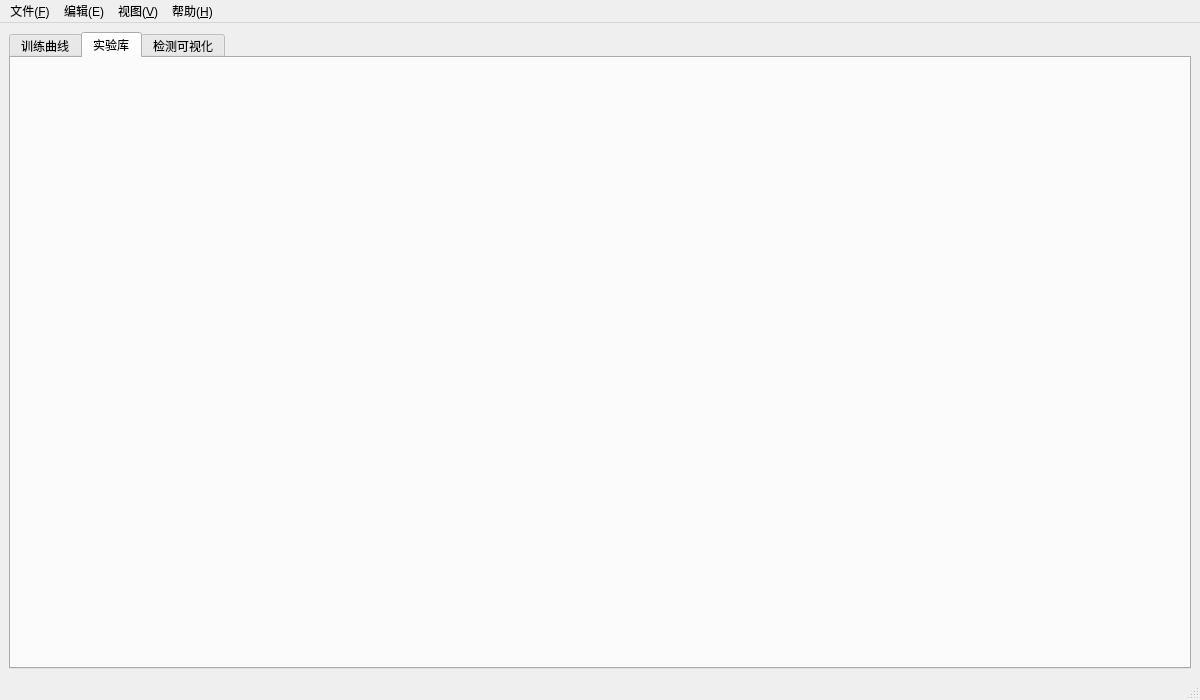
<?xml version="1.0" encoding="UTF-8"?>
<ui version="4.0">
 <class>MainWindow</class>
 <widget class="QMainWindow" name="MainWindow">
  <property name="geometry">
   <rect>
    <x>0</x>
    <y>0</y>
    <width>1200</width>
    <height>700</height>
   </rect>
  </property>
  <property name="windowTitle">
   <string>CSV Result Analyzer</string>
  </property>
  <widget class="QWidget" name="centralwidget">
   <layout class="QVBoxLayout" name="verticalLayout_2">
    <item>
     <widget class="QTabWidget" name="tabWidget">
      <property name="currentIndex">
       <number>1</number>
      </property>
      <widget class="QWidget" name="tabCsvAnalyze">
       <attribute name="title">
        <string>训练曲线</string>
       </attribute>
      </widget>
      <widget class="QWidget" name="tabExperimentLibrary">
       <attribute name="title">
        <string>实验库</string>
       </attribute>
      </widget>
      <widget class="QWidget" name="tabDetection">
       <attribute name="title">
        <string>检测可视化</string>
       </attribute>
      </widget>
     </widget>
    </item>
   </layout>
  </widget>
  <widget class="QMenuBar" name="menubar">
   <property name="geometry">
    <rect>
     <x>0</x>
     <y>0</y>
     <width>1200</width>
     <height>22</height>
    </rect>
   </property>
   <widget class="QMenu" name="menu_F">
    <property name="title">
     <string>文件(&amp;F)</string>
    </property>
    <addaction name="actionOpen"/>
    <addaction name="actionOpenDir"/>
    <addaction name="actionExport"/>
    <addaction name="action_Q"/>
   </widget>
   <widget class="QMenu" name="menu_V">
    <property name="title">
     <string>编辑(E)</string>
    </property>
    <addaction name="action_Clear_Plot"/>
    <addaction name="action_Remove_All_Files"/>
    <addaction name="action_Delete_CSV"/>
   </widget>
   <widget class="QMenu" name="menu_V_2">
    <property name="title">
     <string>视图(&amp;V)</string>
    </property>
    <addaction name="action_Toggle_File_Tree"/>
    <addaction name="action_Toggle_Data_Table"/>
    <addaction name="action_Toggle_Properties"/>
   </widget>
   <widget class="QMenu" name="menu_H">
    <property name="title">
     <string>帮助(&amp;H)</string>
    </property>
    <addaction name="action_Documentation"/>
    <addaction name="action_About"/>
   </widget>
   <addaction name="menu_F"/>
   <addaction name="menu_V"/>
   <addaction name="menu_V_2"/>
   <addaction name="menu_H"/>
  </widget>
  <widget class="QStatusBar" name="statusbar"/>
  <action name="actionOpen">
   <property name="text">
    <string>打开(O)</string>
   </property>
   <property name="shortcut">
    <string>Ctrl+O</string>
   </property>
  </action>
  <action name="actionOpenDir">
   <property name="text">
    <string>打开文件夹(Import Directory)</string>
   </property>
  </action>
  <action name="actionExport">
   <property name="text">
    <string>导出(S)</string>
   </property>
  </action>
  <action name="action_Q">
   <property name="text">
    <string>退出(Q)</string>
   </property>
  </action>
  <action name="action_Clear_Plot">
   <property name="text">
    <string>清空画布 (Clear Plot)</string>
   </property>
  </action>
  <action name="action_Remove_All_Files">
   <property name="text">
    <string>移除所有文件 (Remove All Files)</string>
   </property>
  </action>
  <action name="action_Toggle_File_Tree">
   <property name="checkable">
    <bool>true</bool>
   </property>
   <property name="text">
    <string>显示/隐藏 文件树 (Toggle File Tree)</string>
   </property>
  </action>
  <action name="action_Toggle_Data_Table">
   <property name="checkable">
    <bool>true</bool>
   </property>
   <property name="text">
    <string>显示/隐藏 数据表  (Toggle Data Table)</string>
   </property>
  </action>
  <action name="action_Toggle_Properties">
   <property name="checkable">
    <bool>true</bool>
   </property>
   <property name="text">
    <string>显示/隐藏 属性面板 (Toggle Properties)</string>
   </property>
  </action>
  <action name="action_Documentation">
   <property name="text">
    <string>使用说明 (Documentation)</string>
   </property>
  </action>
  <action name="action_About">
   <property name="text">
    <string>关于 (About)</string>
   </property>
  </action>
  <action name="action_Delete_CSV">
   <property name="text">
    <string>删除(Delete CSV)</string>
   </property>
  </action>
 </widget>
 <resources/>
 <connections/>
</ui>
